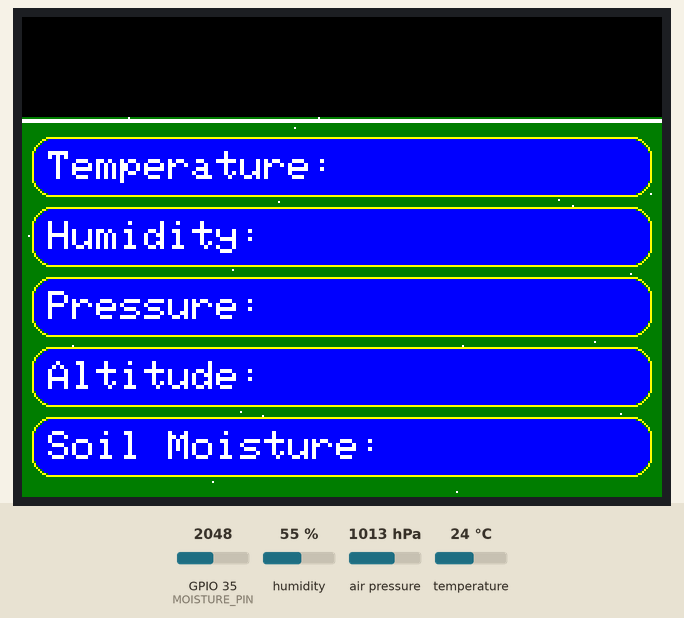
Simulated run of this sketch. Board: ESP32. On the bench: 320×240 colour display. The inputs (shaded band) are chosen by the test bench; at power-on: GPIO 35 (MOISTURE_PIN) = 2048, humidity 55 %, air pressure 1013 hPa, temperature 24 °C. WiFi joins after 1.5 s; servers stay silent unless stated; the local clock reads 2024-03-15 10:24:30 at power-on unless the sketch sets it; random numbers use the default seed unless the sketch sets one; no MQTT or app messages arrive unless stated; what the sketch prints to the serial monitor is not drawn.

Above: at 0.3 s.
At 2.4 s:
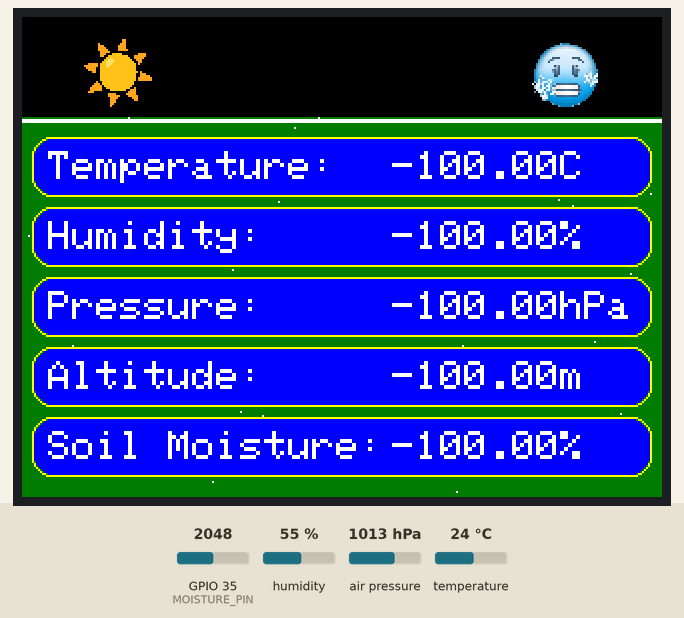

The sketch:

hardware.ino
```cpp
// Soil moisture sensor and dht aint working
// LIBRARY IMPORTS
#include <rom/rtc.h>    //for ESP32 dev board

#include <DHT.h>
#include <Adafruit_BMP280.h>
#include <Adafruit_GFX.h>
#include <Adafruit_ILI9341.h>

#include "icons.h"

// More includes
#ifndef _WIFI_H
#include <WiFi.h>
#include <HTTPClient.h>
#endif

#ifndef STDLIB_H
#include <stdlib.h>
#endif

#ifndef STDIO_H
#include <stdio.h>
#endif

#ifndef ARDUINO_H
#include <Arduino.h>
#endif

#ifndef ARDUINOJSON_H
#include <ArduinoJson.h>
#endif

// DEFINITIONS
#define DHT_TYPE DHT22
#define DRY 3357 //Originally 3600, I might have to lower it
#define WET 1457
#define TFT_BOX ILI9341_BLUE
#define TFT_OUTLINE ILI9341_YELLOW
#define TFT_TXT ILI9341_WHITE

// Pin Definitions
#define DHT_PIN 33      //14
#define MOISTURE_PIN 35 //34

#define TFT_CS   5      //16
#define TFT_RST  16     //17
#define TFT_DC   17     //5
#define TFT_MOSI 23     //23
#define TFT_SCK  18     //19
//#define TFT_LED  25
#define TFT_MISO 19     //18

#define SW1 32
// #define SW2 33

//Box size definitions
#define BOX_X      5
#define BOX_Y      60
#define BOX_WIDTH  310
#define BOX_HEIGHT 30
#define SPACING    35  // Vertical spacing between boxes
#define RADIUS     10

// Structure for sensor readings
struct SensorData
{
    float cTemp;            //DHT
    float humidity;         //DHT
    float heatIndex;        //DHT
    float pressure;         //BMP
    float altitude;         //BMP
    float moisturePercent;  //Capacitive Soil Moisture Sensor
    bool  isValid;          //to tell if the data retrieved is valid
};

// Variable to hold sensor data and icons
SensorData sensorInfo;
SensorData pastInfo = {NAN, NAN, NAN, NAN, NAN, NAN, true};
const uint16_t* tempIcon = sun2;
const uint16_t* weatherIcon = sun1;
uint16_t TFT_BG = ILI9341_DARKGREEN;
uint16_t TFT_NBG = ILI9341_BLACK; //used to be ILI9341_NAVY
uint16_t TFT_DBG = ILI9341_DARKGREEN;
bool isDayMode = true;
bool isCelsius = true;

// Object Initialization
DHT dht(DHT_PIN, DHT_TYPE);
Adafruit_BMP280 bmp;
Adafruit_ILI9341 tft = Adafruit_ILI9341(TFT_CS, TFT_DC, TFT_MOSI, TFT_SCK, TFT_RST, TFT_MISO);


///////////////////////////////////////////////////////////////////////////////////////////////////////////////////////
// MQTT CLIENT CONFIG
static const char* pubtopic      = "620162297";                    // Add your ID number here
static const char* subtopic[]    = {"620162297_sub","/elet2415"};  // Array of Topics(Strings) to subscribe to
static const char* mqtt_server   = "www.yanacreations.com";         // Broker IP address or Domain name as a String
static uint16_t mqtt_port        = 1883;

// WIFI CREDENTIALS
const char* ssid       = "Robert"; // Add your Wi-Fi ssid //MonaConnect
const char* password   = "paigeee:)"; // Add your Wi-Fi password

// // TASK HANDLES
TaskHandle_t xMQTT_Connect          = NULL;
TaskHandle_t xNTPHandle             = NULL;
TaskHandle_t xLOOPHandle            = NULL;
TaskHandle_t xUpdateHandle          = NULL;
TaskHandle_t xButtonCheckeHandle    = NULL;

// // FUNCTION DECLARATION
void checkHEAP(const char* Name);   // RETURN REMAINING HEAP SIZE FOR A TASK
void initMQTT(void);                // CONFIG AND INITIALIZE MQTT PROTOCOL
unsigned long getTimeStamp(void);   // GET 10 DIGIT TIMESTAMP FOR CURRENT TIME
void callback(char* topic, byte* payload, unsigned int length);
void initialize(void);
bool publish(const char *topic, const char *payload); // PUBLISH MQTT MESSAGE(PAYLOAD) TO A TOPIC
// void vButtonCheck( void * pvParameters );
void vUpdate( void * pvParameters );
bool isNumber(double number);

#ifndef NTP_H
#include "NTP.h"
#endif

#ifndef MQTT_H
#include "mqtt.h"
#endif
////////////////////////////////////////////////////////////////////////////////drawWeatherIcon///////////////////////////////////////


// Function Declarations
void sensorSetup();
void displaySetup();
SensorData readSensors();
void displayDataSerial(SensorData data);
void displayTFT(SensorData data);
void drawWeatherIcon(float humidity, float pressure, float temp, int x, int y);
void drawTempIcon(float temperature, int x, int y);
void drawBox(int x, int y, String label);
void updateBox(int x, int y, float value, String unit);
void drawStars();
void updateBackground();

void setup() {
    Serial.begin(115200);
    Serial.println("Starting setup...");

    pinMode(SW1, INPUT_PULLUP);

    sensorSetup();
    Serial.println("Sensor setup complete...");

    displaySetup();
    Serial.println("Display setup complete...");

    initialize();
    Serial.println("Initialization done...");

    Serial.println("Setup complete!");
}


void loop() {
    sensorInfo = readSensors();
    displayDataSerial (sensorInfo);
    displayTFT(sensorInfo);

    vTaskDelay(1000 / portTICK_PERIOD_MS);
}

///////////////////////////////////////////////////////////////////////////////////////////////////////////////////////
void vButtonCheck( void * pvParameters )  {
    configASSERT( ( ( uint32_t ) pvParameters ) == 1 );

    for( ;; ) {
        // Add code here to check if a button(S) is pressed
        // then execute appropriate function if a button is pressed
        if (digitalRead(SW1) == LOW) {
          vTaskDelay(40); // Debounce delay
          Serial.println("Temperature button pressed.");
          isCelsius = !isCelsius;
          displayTemp(sensorInfo.cTemp);
        }
        vTaskDelay(200 / portTICK_PERIOD_MS);
    }
}

void vUpdate( void * pvParameters )  {
    configASSERT( ( ( uint32_t ) pvParameters ) == 1 );

    for( ;; ) {
          // #######################################################
          // ## This function must PUBLISH to topic every second. ##
          // #######################################################

  	      // if (isNumber(dht.readTemperature())){
          if (sensorInfo.isValid){
              // 1. Create JSon object
              StaticJsonDocument<1000> doc;

              // 2. Create message buffer/array to store serialized JSON object
              char message[1100]  = {0};

              // 3. Add key:value pairs to JSon object based on above schema
              doc["id"]                   = "620162297";
              doc["timestamp"]            = getTimeStamp();
              doc["temperature"]          = sensorInfo.cTemp;
              doc["humidity"]             = sensorInfo.humidity;
              doc["heatIndex"]            = sensorInfo.heatIndex;
              doc["altitude"]             = sensorInfo.altitude;
              doc["pressure"]             = sensorInfo.pressure;
              doc["soilmoisturePercent"]  = sensorInfo.moisturePercent;

              // 4. Seralize / Covert JSon object to JSon string and store in message array
              serializeJson(doc, message);

              // 5. Publish message to a topic sobscribed to by both backend and frontend
              if (mqtt.connected()) {
                publish(pubtopic, message);
              }
          }


          struct tm timeinfo;
          if (!getLocalTime(&timeinfo)) {
              Serial.println("Failed to obtain time");
          } else {
            int currentHour = timeinfo.tm_hour;
            Serial.print("Current Hour: "); Serial.println(currentHour);

            // Determine day or night mode
            bool wasDayMode = isDayMode;
            isDayMode = (currentHour > 6 && currentHour <= 18);
            Serial.print("isDayMode: ");
            Serial.println(isDayMode);

            if (wasDayMode != isDayMode){
              // Update TFT background
              TFT_BG = isDayMode ? TFT_DBG : TFT_NBG;
              updateBackground();
              Serial.print("TFT Background Updated: ");
              Serial.println(isDayMode ? "Day Mode" : "Night Mode");
              pastInfo = {NAN, NAN, NAN, NAN, NAN, NAN, true};
            }
          }

    vTaskDelay(1000 / portTICK_PERIOD_MS);
    }
}

unsigned long getTimeStamp(void) {
    // RETURNS 10 DIGIT TIMESTAMP REPRESENTING CURRENT TIME
    time_t now;
    time(&now); // Retrieve time[Timestamp] from system and save to &now variable
    return now;
}

void callback(char* topic, byte* payload, unsigned int length) {
  // ############## MQTT CALLBACK  ######################################
  // RUNS WHENEVER A MESSAGE IS RECEIVED ON A TOPIC SUBSCRIBED TO

  Serial.printf("\nMessage received : ( topic: %s ) \n", topic);
  char* received = new char[length + 1]{ 0 };

  for (int i = 0; i < length; i++) {
    received[i] = (char)payload[i];
  }

  // PRINT RECEIVED MESSAGE
  Serial.printf("Payload : %s \n", received);

  // CONVERT MESSAGE TO JSON
  JsonDocument doc;
  DeserializationError error = deserializeJson(doc, received);

  if (error) {
    Serial.print("deserializeJson() failed: ");
    Serial.println(error.c_str());
    return;
  }
}

bool publish(const char *topic, const char *payload){
    bool res = false;
    try{
        res = mqtt.publish(topic,payload);
        // Serial.printf("\nres : %d\n",res);
        if(!res){
            res = false;
            throw false;
        }
    }
    catch(...){
        Serial.printf("\nError (%d) >> Unable to publish message\n", res);
    }
    return res;
}
///////////////////////////////////////////////////////////////////////////////////////////////////////////////////////


// My supplementary functions
void sensorSetup() {
    //DHT setup
    dht.begin();

    //BMP setup
    if (!bmp.begin(0x76)) {
        Serial.println("Could not find valid BMP280 sensor.");
        while(1);
    }

    bmp.setSampling(
        Adafruit_BMP280::MODE_NORMAL,
        Adafruit_BMP280::SAMPLING_X16,      // Most accurate temperature reading
        Adafruit_BMP280::SAMPLING_X16,      // Best pressure accuracy
        Adafruit_BMP280::FILTER_X16,        // Best smoothing to ignore small fluctuations in the air
        Adafruit_BMP280::STANDBY_MS_500);   // Able to update every second

    pinMode(MOISTURE_PIN, INPUT);
}

void displaySetup() {
    tft.begin();
    tft.setRotation(3);  // Adjust orientation if needed

    updateBackground();
    tft.setTextColor(TFT_TXT);
    tft.setTextSize(2);
}

SensorData readSensors() {
    SensorData data;

    //DHT22 sensor
    data.humidity = dht.readHumidity();
    data.cTemp = dht.readTemperature(); //Temperature in Celsius
    data.heatIndex = dht.computeHeatIndex(data.cTemp, data.humidity, false);

    //BMP280 sensor
    data.pressure = bmp.readPressure() / 100.0; // Convert from Pa to hPa
    data.altitude = bmp.readAltitude(1013.25);  // Standard pressure at sea level

    //Soil mositure sensor
    int moistureValue = analogRead(MOISTURE_PIN);
    data.moisturePercent = map(moistureValue, DRY, WET, 0, 100);
    data.moisturePercent = constrain(data.moisturePercent, 0, 100);

    data.isValid = true;

    //Ensures readings logged are valid
    if (isnan(data.humidity)||isnan(data.cTemp)||(data.humidity==0)||(data.cTemp==0)){
        Serial.println("Failed to read from DHT sensor.");
        Serial.println("Reading: ");
        Serial.print("Humidity: ");
        Serial.println(data.humidity);
        Serial.print("Temp: ");
        Serial.println(data.cTemp);
        data.isValid = false;
    } if (isnan(data.pressure)||isnan(data.altitude)) {
        Serial.println("Failed to read from BMP sensor.");
        Serial.println("Reading: ");
        Serial.print("Altitude: ");
        Serial.println(data.altitude);
        Serial.print("Pressure: ");
        Serial.println(data.pressure);
        data.isValid = false;
    } if ((data.moisturePercent>DRY)||(data.moisturePercent<WET)) {
        Serial.println("Failed to read from Capacitive Soil Moisture sensor.");
        Serial.println("Reading: ");
        Serial.print("Moisture Percent: ");
        Serial.println(data.moisturePercent);
        data.isValid = false;
    }
    return data;
}

void displayDataSerial(SensorData data){
    if(!data.isValid){
        return;
    }

    Serial.print("Temperature: ");
    Serial.print(data.cTemp);
    Serial.print(" °C, Humidity: ");
    Serial.print(data.humidity);
    Serial.print(" %, Heat Index: ");
    Serial.print(data.heatIndex);
    Serial.print(" °C, Pressure: ");
    Serial.print(data.pressure);
    Serial.print(" hPa, Altitude: ");
    Serial.print(data.altitude);
    Serial.print(" m, Soil Moisture: ");
    Serial.print(data.moisturePercent);
    Serial.println("%");
    Serial.println("");
}

void displayTFT(SensorData data){
    if(!data.isValid){
        data.cTemp = data.humidity = data.pressure = data.altitude = data.moisturePercent = -100;
    }

    drawWeatherIcon(data.humidity, data.pressure, data.cTemp, 30, 10); // Show weather icon
    drawTempIcon(data.cTemp, 254, 10); //might change

    tft.setTextColor(TFT_TXT);
    tft.setTextSize(2);

    float roundPressure = round(data.pressure*100)/100;
    float roundPastPressure = round(pastInfo.pressure*100)/100;
    float roundAltitude = round(data.altitude*100)/100;
    float roundPastAltitude = round(pastInfo.altitude*100)/100;

    // Display temperature
    if (data.cTemp != pastInfo.cTemp) {
      displayTemp(data.cTemp);
      pastInfo.cTemp = data.cTemp;
    }

    // Display humidity
    if (data.humidity != pastInfo.humidity){
      updateBox(BOX_X, BOX_Y + SPACING, data.humidity, "%");
      pastInfo.humidity = data.humidity;
    }

    // Display pressure
    if (roundPressure != roundPastPressure){
      updateBox(BOX_X, BOX_Y + 2 * SPACING, data.pressure, "hPa");
      pastInfo.pressure = data.pressure;
    }

    // Display altitude
    if (roundAltitude != roundPastAltitude){
      updateBox(BOX_X, BOX_Y + 3 * SPACING, data.altitude, "m");
      pastInfo.altitude = data.altitude;
    }

    // Display soil moisture
    if (data.moisturePercent != pastInfo.moisturePercent){
      updateBox(BOX_X, BOX_Y + 4 * SPACING, data.moisturePercent, "%");
      pastInfo.moisturePercent = data.moisturePercent;
    }

    if (data.heatIndex != pastInfo.heatIndex){
      pastInfo.heatIndex = data.heatIndex;
    }
}

void displayTemp(float cTemp){
  float temp = isCelsius ? cTemp : (cTemp*9.0 / 5.0) + 32;
  String unit = isCelsius ? "C" : "F";
  updateBox(BOX_X, BOX_Y, temp, unit);
}

void updateBackground(){
  tft.fillScreen(TFT_BG);
  drawStars();  // Add stars!!
  if (isDayMode) {
    tft.fillRect(0, 0, tft.width(), 50, ILI9341_BLACK);
    tft.fillRect(0, 51, tft.width(), 2, ILI9341_WHITE);
  }

  tft.setTextColor(TFT_TXT);
  tft.setTextSize(2);

  // Display temperature
  drawBox(BOX_X, BOX_Y, "Temperature:   ");

  // Display humidity
  drawBox(BOX_X, BOX_Y + SPACING, "Humidity:      ");

  // Display pressure
  drawBox(BOX_X, BOX_Y + 2 * SPACING, "Pressure:      ");

  // Display altitude
  drawBox(BOX_X, BOX_Y + 3 * SPACING, "Altitude:      ");

  // Display soil moisture
  drawBox(BOX_X, BOX_Y + 4 * SPACING, "Soil Moisture: ");

  tempIcon = sun2; //Changing it to this will make it reset when it gets to the function
  weatherIcon = sun1;
}

void drawBox(int x, int y, String label) {
  tft.fillRoundRect(x+1, y+1, BOX_WIDTH-2, BOX_HEIGHT-2, RADIUS, TFT_BOX);  // Dark blue background for the box
  tft.drawRoundRect(x, y, BOX_WIDTH, BOX_HEIGHT, RADIUS, TFT_OUTLINE); // Yellow border for the box
  tft.setCursor(x + 8, y + 7); // Add some padding
  tft.setTextColor(TFT_TXT);
  tft.setTextSize(2);

  tft.print(label);
}

void updateBox(int x, int y, float value, String unit) {
  tft.setCursor(x + 180, y + 7); // Add some padding
  tft.fillRect(x+180, y+7, 100, BOX_HEIGHT-10, TFT_BOX); // Clear previous value

  tft.print(value); // Display the value (e.g., "25.6")
  tft.print(unit); // Display the value (e.g., "°C")
}

void drawWeatherIcon(float humidity, float pressure, float temp, int x, int y) {
    const uint16_t* icon;

    if (humidity < 65 && pressure > 990) {
        icon = sun2;        // ☀️ Sunny
    } else if (humidity >= 65 && humidity <= 80 && pressure >= 990) {
        icon = partlyCloud; // 🌤️ Partly Cloudy
    } else if (humidity > 80 && pressure < 990) {
        icon = cloud;       // ☁️/🌧️ Cloudy or Rainy
    } else if (humidity > 90 && temp < 20) {
        icon = foggy;       // 🌫️ Foggy
    } else {
        icon = sun2;        // Default to ☀️
    }
    // return "❓";  // Unknown condition

    // Draw the corresponding icon
    if (icon != weatherIcon) {
        tft.fillRect(x, y, ICON_SIZE, ICON_SIZE, TFT_BG);
        tft.drawRGBBitmap(x, y, icon, ICON_SIZE, ICON_SIZE);
    }
    weatherIcon = icon;
}

void drawTempIcon(float temperature, int x, int y) {
    const uint16_t* icon;

    if (temperature < 20) {
        icon = cold;        // 🥶 Cool
    } else if (temperature >= 20 && temperature < 25) {
        icon = partlyCloud; // 🌤️ Warm
    } else if (temperature >= 25 && temperature < 30) {
        icon = sun1;        // 🌞 Hot
    } else {
        icon = fire;        // 🔥 Very Hot
    }
    // return "❓";  // Unknown condition

    // Draw the corresponding icon
    if (icon != tempIcon) {
        tft.fillRect(x, y, ICON_SIZE, ICON_SIZE, TFT_BG);
        tft.drawRGBBitmap(x, y, icon, ICON_SIZE, ICON_SIZE);
    }
    tempIcon = icon;
}

void drawStars() {
    for (int i = 0; i < 100; i++) {
        int x = random(tft.width());
        int y = random(tft.height());
        tft.drawPixel(x, y, ILI9341_WHITE);  // White stars
    }
}

bool isNumber(double number){
    char item[20];
    snprintf(item, sizeof(item), "%f\n", number);
    if( isdigit(item[0]) )
      return true;
    return false;
}
```

Source omitted: NTP.h (5922 bytes), icons.h (data table, 74218 bytes), mqtt.h (9477 bytes)
